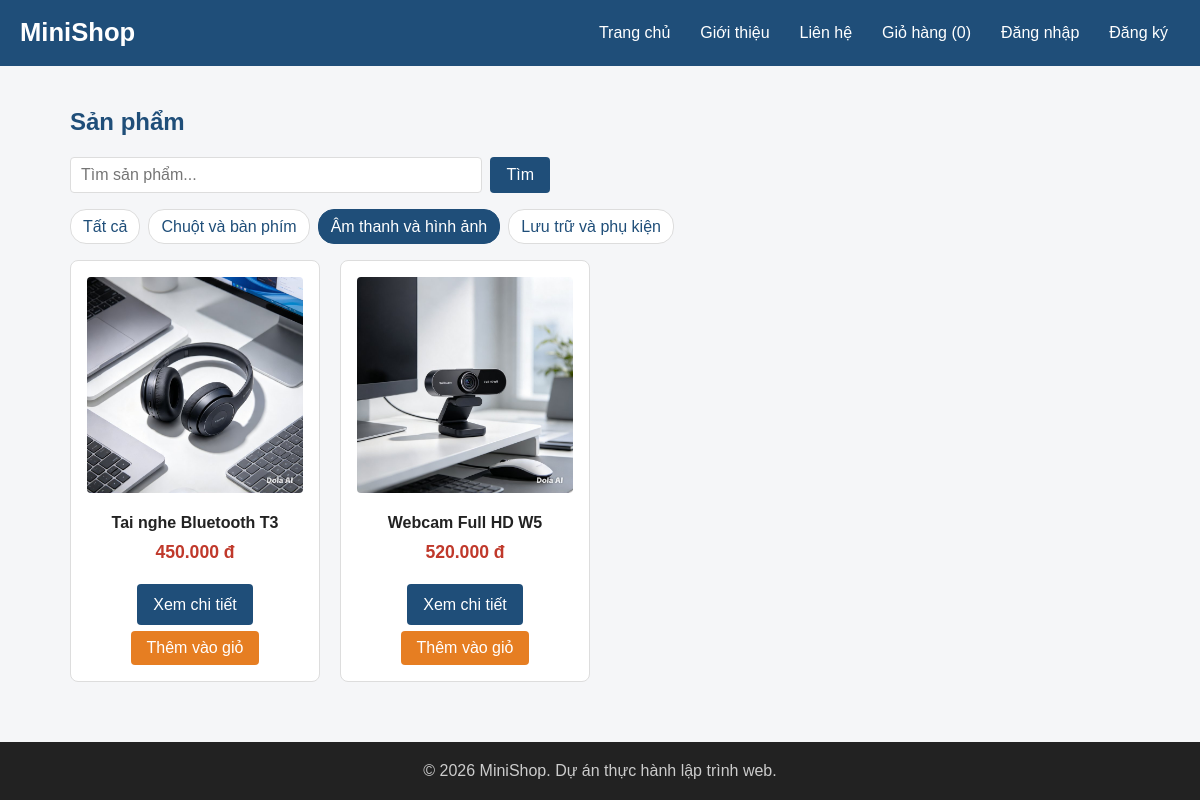
Screenshot of /index.php?category=2 with the database file from the repository.
### tables this page shows
CREATE TABLE categories (
    id   INT UNSIGNED AUTO_INCREMENT PRIMARY KEY,
    name VARCHAR(100) NOT NULL
);

CREATE TABLE products (
    id          INT UNSIGNED AUTO_INCREMENT PRIMARY KEY,
    category_id INT UNSIGNED NOT NULL,
    name        VARCHAR(200) NOT NULL,
    price       INT UNSIGNED NOT NULL,
    description TEXT,
    image       VARCHAR(255) NOT NULL DEFAULT 'images/sp01.jpg',
    stock       INT UNSIGNED NOT NULL DEFAULT 0,
    created_at  DATETIME NOT NULL DEFAULT CURRENT_TIMESTAMP,
    FOREIGN KEY (category_id) REFERENCES categories (id)
);

### includes/functions.php (called while the page is built)
<?php
function e($value)
{
    return htmlspecialchars((string) $value, ENT_QUOTES, 'UTF-8');
}
function format_price($amount)
{
    return number_format((int) $amount, 0, ',', '.') . ' đ';
}
function url($path = '')
{
    return BASE_URL . ltrim($path, '/');
}

### index.php (the view, shortened to what this page needs)
<?php
require __DIR__ . '/includes/init.php';
$categoryId = (int) ($_GET['category'] ?? 0);
$keyword = trim($_GET['q'] ?? '');
$categories = $pdo->query('SELECT id, name FROM categories ORDER BY id')->fetchAll();
$sql = 'SELECT id, name, price, image FROM products';
$where = [];
$params = [];
if ($categoryId > 0) {
    $where[] = 'category_id = ?';
    $params[] = $categoryId;
}
if ($where) {
    $sql .= ' WHERE ' . implode(' AND ', $where);
}
$sql .= ' ORDER BY id';
$stmt = $pdo->prepare($sql);
$stmt->execute($params);
$products = $stmt->fetchAll();
require __DIR__ . '/includes/header.php';
?>
<section>
    <h2>Sản phẩm</h2>
    <form action="<?= url('index.php') ?>" method="get" class="search-form">
        <input type="search" name="q" value="<?= e($keyword) ?>" placeholder="Tìm sản phẩm...">
        <button type="submit" class="btn">Tìm</button>
    </form>
    <p class="category-bar">
        <a href="<?= url('index.php') ?>" class="<?= $categoryId === 0 ? 'active' : '' ?>">Tất cả</a>
        <?php foreach ($categories as $category): ?>
            <a href="<?= url('index.php?category=' . $category['id']) ?>"
               class="<?= $categoryId === $category['id'] ? 'active' : '' ?>"><?= e($category['name']) ?></a>
        <?php endforeach; ?>
    </p>
    <div class="product-list">
        <?php foreach ($products as $product): ?>
            <article class="product-card">
                <img src="<?= url($product['image']) ?>" alt="<?= e($product['name']) ?>">
                <h3><?= e($product['name']) ?></h3>
                <p class="price"><?= format_price($product['price']) ?></p>
                <a href="<?= url('product.php?id=' . $product['id']) ?>" class="btn">Xem chi tiết</a>
                <button type="button" class="btn btn-accent add-to-cart"
                        data-id="<?= $product['id'] ?>">Thêm vào giỏ</button>
            </article>
        <?php endforeach; ?>
    </div>
</section>
<?php require __DIR__ . '/includes/footer.php'; ?>

### css/style.css (style rules this page uses)
:root { --primary: #1f4e79; --primary-dark: #163a5a; --accent: #e67e22; --accent-dark: #cf6d17; --text: #222222; --muted: #666666; --border: #dddddd; --bg: #f5f6f8; --white: #ffffff; --danger: #c0392b; }
* { box-sizing: border-box; }
body { margin: 0; font-family: Arial, Helvetica, sans-serif; font-size: 16px; line-height: 1.6; color: var(--text); background-color: var(--bg); }
h1, h2, h3 { line-height: 1.3; }
h2 { color: var(--primary); }
a { color: var(--primary); text-decoration: none; }
img { max-width: 100%; height: auto; }
.price { color: var(--danger); font-size: 1.1rem; font-weight: bold; }
.product-list { display: grid; grid-template-columns: repeat(4, 1fr); gap: 20px; }
.product-card { padding: 16px; border: 1px solid var(--border); border-radius: 8px; background-color: var(--white); text-align: center; transition: box-shadow 0.2s, transform 0.2s; }
.product-card img { width: 100%; aspect-ratio: 1 / 1; object-fit: cover; border-radius: 4px; }
.product-card h3 { margin: 12px 0 4px; font-size: 1rem; }
.product-card .price { margin: 0 0 12px; }
.btn { display: inline-block; padding: 8px 16px; border: none; border-radius: 4px; background-color: var(--primary); color: var(--white); font-size: 1rem; font-family: inherit; cursor: pointer; }
.btn-accent { background-color: var(--accent); }
.product-card .btn { margin-top: 6px; }
body { display: flex; flex-direction: column; min-height: 100vh; }
.search-form { display: flex; gap: 8px; max-width: 480px; margin-bottom: 12px; }
.search-form input { flex: 1; padding: 8px 10px; border: 1px solid var(--border); border-radius: 4px; font-size: 1rem; }
.category-bar { display: flex; flex-wrap: wrap; gap: 8px; }
.category-bar a { padding: 4px 12px; border: 1px solid var(--border); border-radius: 16px; background-color: var(--white); }
.category-bar a.active { border-color: var(--primary); background-color: var(--primary); color: var(--white); }

### rows the page displays
categories: name "Chuột và bàn phím"
categories: name "Âm thanh và hình ảnh"
categories: name "Lưu trữ và phụ kiện"
products: image (picture), name "Tai nghe Bluetooth T3", price "450.000 đ"
products: image (picture), name "Webcam Full HD W5", price "520.000 đ"

### other values shown
APP_NAME "MiniShop"
